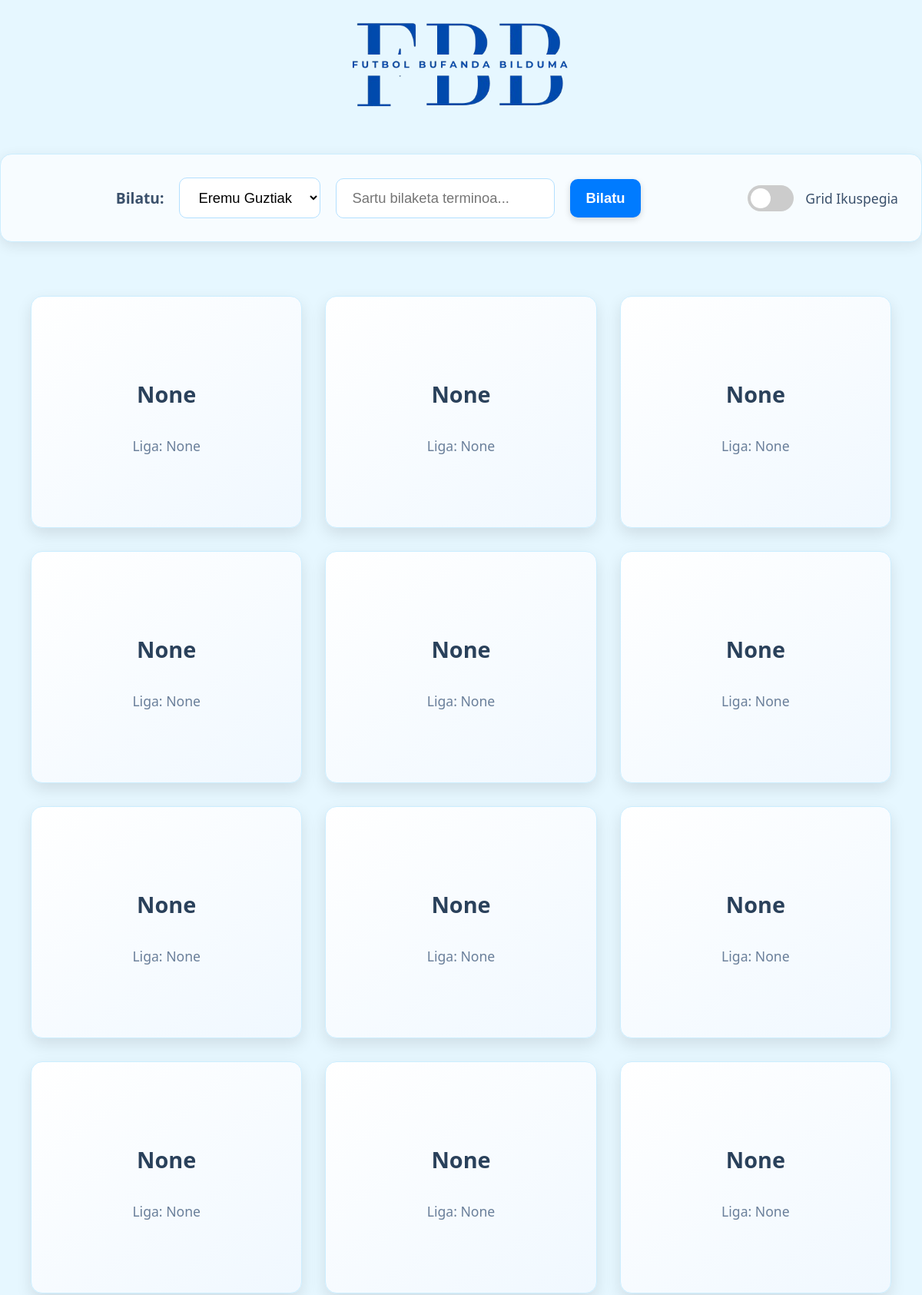
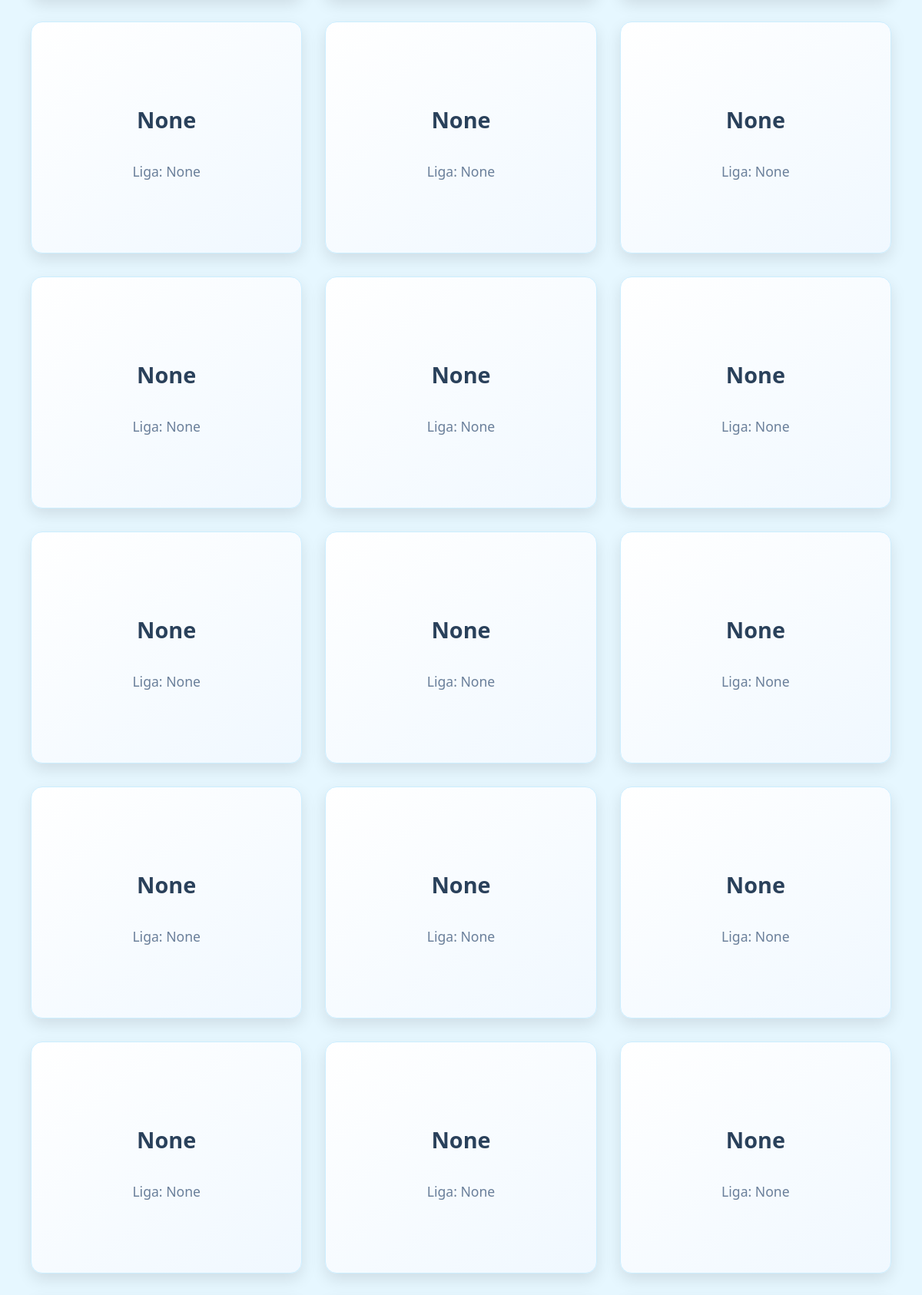
The page / (upper part) on the database its author committed (2 pictures, top to bottom).
### tables this page shows
CREATE TABLE "bufandas" (
"ZENBAKIA" INTEGER,
  "TALDEA" TEXT,
  "NONDIK" TEXT,
  "LIGA" TEXT,
  "NORK" TEXT,
  "NOIZ" TEXT,
  "BESTE" TEXT,
  "main_image" TEXT,
  "image_1" TEXT,
  "image_2" TEXT,
  "image_3" TEXT
);

### app.py (the view, shortened to what this page needs)
@app.route('/')
def index():
    conn = get_db_connection()
    try:
        years_raw = conn.execute("SELECT DISTINCT SUBSTR(NOIZ, 1, 4) FROM bufandas WHERE NOIZ IS NOT NULL AND LENGTH(NOIZ) >= 4").fetchall()
        all_years = sorted(list(set([y[0] for y in years_raw if y[0] and y[0].isdigit()])))
    except Exception as e:
        print(f"Error al obtener años: {e}")
        all_years = []
    search_field = request.args.get('search_field', 'all')
    search_query_text = request.args.get('search_query', '').strip()
    search_query_year = request.args.get('search_query_year', '').strip() # Aldaketa hemen
    current_search_query = ''
    if search_field == 'NOIZ':
        current_search_query = search_query_year # Urtearen balioa erabili
    else:
        current_search_query = search_query_text # Testuaren balioa erabili
    query = "SELECT * FROM bufandas"
    params = []
    where_clauses = []
    if g.bufanda_del_dia:
        where_clauses.append("ZENBAKIA != ?")
        params.append(g.bufanda_del_dia['ZENBAKIA'])
    if where_clauses:
        query += " WHERE " + " AND ".join(where_clauses)
    query += " ORDER BY TALDEA, NOIZ"
    bufandas = conn.execute(query, params).fetchall()
    conn.close()
    filterable_columns = [
        {'value': 'all', 'label': 'Eremu Guztiak'},
        {'value': 'TALDEA', 'label': 'Taldea'},
        {'value': 'LIGA', 'label': 'Liga'},
        {'value': 'NOIZ', 'label': 'Noiz Ekarria'}, # Este se tratará como año
        {'value': 'NORK', 'label': 'Nork Ekarria'},
        {'value': 'BESTE', 'label': 'Historia'}
    ]
    return render_template(
        'index.html',
        bufandas=bufandas,
        bufanda_del_dia=g.bufanda_del_dia,
        filterable_columns=filterable_columns,
        all_years=all_years, # Pasamos los años únicos
        current_search_field=search_field,
        current_search_query=current_search_query # Hemen, gorde behar den balioa pasatzen dugu
    )

### app.py (called while the page is built)
def get_db_connection():
    conn = sqlite3.connect(DATABASE)
    conn.row_factory = sqlite3.Row
    return conn

@app.before_request
def before_request_func():
    g.bufanda_del_dia = cargar_o_seleccionar_bufanda_del_dia()

### templates/index.html (shortened to what this page needs)
<!DOCTYPE html>
<html lang="es">
<head>
    <link rel="stylesheet" href="{{ url_for('static', filename='css/style.css') }}">
</head>
<body>
    <div class="logo-container">
        <img src="{{ url_for('static', filename='images/web_logo.png') }}" alt="Nire Bufanda Bilduma Logo" class="main-logo">
    </div>
    <form class="search-form" method="get" action="{{ url_for('index') }}">
        <div class="search-inputs">
            <label for="search_field">Bilatu:</label>
            <select id="search_field" name="search_field">
                {% for col in filterable_columns %}
                    <option value="{{ col.value }}" {% if col.value == current_search_field %}selected{% endif %}>
                        {{ col.label }}
                    </option>
                {% endfor %}
            </select>
            <input type="text" id="text_search_input" name="search_query"
                   placeholder="Sartu bilaketa terminoa..."
                   value="{{ current_search_query }}">
            <button type="submit">Bilatu</button>
        </div>
        <div class="view-toggle-container">
            <label class="switch">
                <span class="slider round"></span>
            </label>
            <span id="viewModeLabel">Grid Ikuspegia</span>
        </div>
    </form>
    <div id="bufandasContainer">
        <div class="bufandas-grid" id="gridView">
            {% for bufanda in bufandas %}
            {% if bufanda.ZENBAKIA is not none %}
            <div class="bufanda-item"
                 data-bufanda-url="{{ url_for('bufanda_detalle', bufanda_id=bufanda.ZENBAKIA) }}"
                 >
                <h3>{{ bufanda.TALDEA }}</h3>
                <p>Liga: {{ bufanda.LIGA }}</p>
            </div>
            {% else %}
            <div class="bufanda-item">
                <h3>Error: Bufanda sin ZENBAKIA válido</h3>
                <p>Equipo: {{ bufanda.TALDEA }}</p>
            </div>
            {% endif %}
            {% endfor %}
        </div>
    </div>
</body>
</html>

### static/css/style.css (style rules this page uses)
.search-form { text-align: center; margin: 50px auto 30px auto; max-width: 1300px; padding: 30px; background-color: #f7fcff; border-radius: 15px; box-shadow: 0 5px 18px rgba(0,0,0,0.09); display: flex; flex-wrap: wrap; justify-content: space-between; align-items: center; gap: 20px; border: 1px solid #cceeff; }
.search-form .search-inputs { display: flex; flex-wrap: wrap; align-items: center; gap: 20px; flex-grow: 1; justify-content: center; }
.search-form label { font-weight: 700; margin-right: 0; align-self: center; color: #3a506b; font-size: 1.2em; }
.search-form select, .search-form input[type="text"], .search-form button { padding: 14px 20px; border: 1px solid #b3e0ff; border-radius: 10px; font-size: 1.15em; transition: border-color 0.3s ease, box-shadow 0.3s ease; background-color: #ffffff; }
.search-form button { background-color: #007bff; color: white; cursor: pointer; border: none; transition: background-color 0.3s ease, transform 0.2s ease, box-shadow 0.3s ease; font-weight: 700; box-shadow: 0 3px 8px rgba(0,0,0,0.15); }
.view-toggle-container { display: flex; align-items: center; gap: 15px; font-size: 1.1em; color: #3a506b; flex-shrink: 0; }
.switch { position: relative; display: inline-block; width: 60px; height: 34px; }
.slider { position: absolute; cursor: pointer; top: 0; left: 0; right: 0; bottom: 0; background-color: #ccc; -webkit-transition: .4s; transition: .4s; }
.slider:before { position: absolute; content: ""; height: 26px; width: 26px; left: 4px; bottom: 4px; background-color: white; -webkit-transition: .4s; transition: .4s; }
.slider.round { border-radius: 34px; }
.slider.round:before { border-radius: 50%; }
.bufandas-grid { display: grid; grid-template-columns: repeat(auto-fill, minmax(300px, 1fr)); gap: 30px; padding: 40px; max-width: 1300px; margin: 0 auto; }
.bufanda-item { position: relative; background-color: #ffffff; border: 1px solid #cceeff; border-radius: 15px; padding: 25px; text-align: center; box-shadow: 0 8px 20px rgba(0, 0, 0, 0.1); cursor: pointer; overflow: hidden; transition: transform 0.3s ease-in-out, box-shadow 0.3s ease-in-out, background-color 0.3s ease; min-height: 250px; display: flex; flex-direction: column; justify-content: center; align-items: center; background: linear-gradient(145deg, #ffffff, #f0f8ff); }
.bufanda-item::before { content: ''; position: absolute; top: 0; left: 0; width: 100%; height: 100%; background-image: var(--background-image); background-size: cover; background-position: center center; background-repeat: no-repeat; opacity: 0.15; z-index: 0; transition: opacity 0.4s ease-in-out; }
.bufanda-item h3, .bufanda-item p { position: relative; z-index: 1; }
.bufanda-item h3 { color: #2a415b; font-size: 1.8em; margin-bottom: 12px; text-shadow: 0 1px 3px rgba(255,255,255,0.8); }
.bufanda-item p { color: #6a7f9a; font-size: 1.1em; padding: 0 10px; }
.logo-container { text-align: center; margin-top: 0.5cm; margin-bottom: 20px; }
.main-logo { max-width: 300px; height: auto; display: block; margin-left: auto; margin-right: auto; }

### rows shown on the page
bufandas: TALDEA "None", LIGA "None"
bufandas: TALDEA "None", LIGA "None"
bufandas: TALDEA "None", LIGA "None"
bufandas: TALDEA "None", LIGA "None"
bufandas: TALDEA "None", LIGA "None"
bufandas: TALDEA "None", LIGA "None"
bufandas: TALDEA "None", LIGA "None"
bufandas: TALDEA "None", LIGA "None"
bufandas: TALDEA "None", LIGA "None"
bufandas: TALDEA "None", LIGA "None"
bufandas: TALDEA "None", LIGA "None"
bufandas: TALDEA "None", LIGA "None"
bufandas: TALDEA "None", LIGA "None"
bufandas: TALDEA "None", LIGA "None"
bufandas: TALDEA "None", LIGA "None"
bufandas: TALDEA "None", LIGA "None"
bufandas: TALDEA "None", LIGA "None"
bufandas: TALDEA "None", LIGA "None"
bufandas: TALDEA "None", LIGA "None"
bufandas: TALDEA "None", LIGA "None"
bufandas: TALDEA "None", LIGA "None"
bufandas: TALDEA "None", LIGA "None"
bufandas: TALDEA "None", LIGA "None"
bufandas: TALDEA "None", LIGA "None"
bufandas: TALDEA "None", LIGA "None"
bufandas: TALDEA "None", LIGA "None"
bufandas: TALDEA "None", LIGA "None"

### other values the page prints
form field search_field "Eremu Guztiak"
